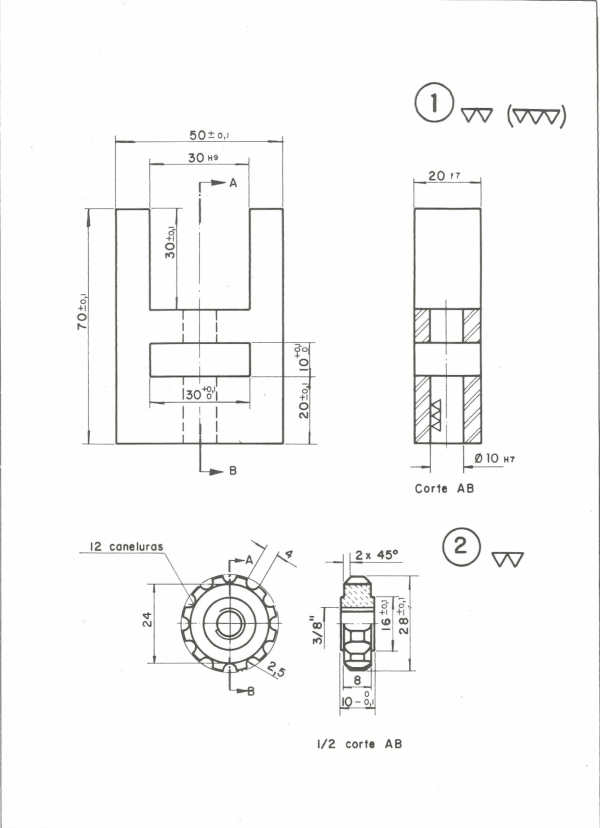
#> input picture real_images/scanA.png, 600 x 828 px
$ python test_augment.py
#> lines starting #> are read from the running program, lines starting #| are printed output that depends on the picture
### finetune/__init__.py
# [파일 설명]
# 이 폴더(finetune)를 파이썬 패키지로 인식하게 해주는 초기화 파일입니다.
# augment.py와 거의 동일하게 TIA 이미지 변형(왜곡, 늘리기, 원근법) 기능이 포함되어 있어,
# 다른 스크립트(예: test_augment.py)에서 해당 함수들을 쉽게 불러와(import) 사용할 수 있게 해줍니다.

import sys
from pathlib import Path

import numpy as np

sys.path.insert(0, str(Path(__file__).resolve().parent))
from warp_mls import WarpMLS


def tia_distort(src, segment=4):
    img_h, img_w = src.shape[:2]

    cut = img_w // segment
    thresh = cut // 3

    src_pts = list()
    dst_pts = list()

    src_pts.append([0, 0])
    src_pts.append([img_w, 0])
    src_pts.append([img_w, img_h])
    src_pts.append([0, img_h])

    dst_pts.append([np.random.randint(thresh), np.random.randint(thresh)])
    dst_pts.append([img_w - np.random.randint(thresh), np.random.randint(thresh)])
    dst_pts.append(
        [img_w - np.random.randint(thresh), img_h - np.random.randint(thresh)]
    )
    dst_pts.append([np.random.randint(thresh), img_h - np.random.randint(thresh)])

    half_thresh = thresh * 0.5

    for cut_idx in np.arange(1, segment, 1):
        src_pts.append([cut * cut_idx, 0])
        src_pts.append([cut * cut_idx, img_h])
        dst_pts.append(
            [
                cut * cut_idx + np.random.randint(thresh) - half_thresh,
                np.random.randint(thresh) - half_thresh,
            ]
        )
        dst_pts.append(
            [
                cut * cut_idx + np.random.randint(thresh) - half_thresh,
                img_h + np.random.randint(thresh) - half_thresh,
            ]
        )

    trans = WarpMLS(src, src_pts, dst_pts, img_w, img_h)
    dst = trans.generate()

    return dst


def tia_stretch(src, segment=4):
    img_h, img_w = src.shape[:2]

    cut = img_w // segment
    thresh = cut * 4 // 5

    src_pts = list()
    dst_pts = list()

    src_pts.append([0, 0])
    src_pts.append([img_w, 0])
    src_pts.append([img_w, img_h])
    src_pts.append([0, img_h])

    dst_pts.append([0, 0])
    dst_pts.append([img_w, 0])
    dst_pts.append([img_w, img_h])
    dst_pts.append([0, img_h])

    half_thresh = thresh * 0.5

    for cut_idx in np.arange(1, segment, 1):
        move = np.random.randint(thresh) - half_thresh
        src_pts.append([cut * cut_idx, 0])
        src_pts.append([cut * cut_idx, img_h])
        dst_pts.append([cut * cut_idx + move, 0])
        dst_pts.append([cut * cut_idx + move, img_h])

    trans = WarpMLS(src, src_pts, dst_pts, img_w, img_h)
    dst = trans.generate()

    return dst


def tia_perspective(src):
    img_h, img_w = src.shape[:2]

    thresh = img_h // 2

    src_pts = list()
    dst_pts = list()

    src_pts.append([0, 0])
    src_pts.append([img_w, 0])
    src_pts.append([img_w, img_h])
    src_pts.append([0, img_h])

    dst_pts.append([0, np.random.randint(thresh)])
    dst_pts.append([img_w, np.random.randint(thresh)])
    dst_pts.append([img_w, img_h - np.random.randint(thresh)])
    dst_pts.append([0, img_h - np.random.randint(thresh)])

    trans = WarpMLS(src, src_pts, dst_pts, img_w, img_h)
    dst = trans.generate()

    return dst

### finetune/warp_mls.py
# [파일 설명]
# augment.py에서 이미지를 변형할 때 바탕이 되는 수학 알고리즘인 이동
# 최소 제곱법(MLS: Moving Least Squares)이
# 구현된 파일로, 이미지가 깨지지 않고 부드럽게 변형되도록 픽셀을 계산하는 역할을 합니다.

# copyright (c) 2020 PaddlePaddle Authors. All Rights Reserve.
#
# Licensed under the Apache License, Version 2.0 (the "License");
# you may not use this file except in compliance with the License.
# You may obtain a copy of the License at
#
#    http://www.apache.org/licenses/LICENSE-2.0
#
# Unless required by applicable law or agreed to in writing, software
# distributed under the License is distributed on an "AS IS" BASIS,
# WITHOUT WARRANTIES OR CONDITIONS OF ANY KIND, either express or implied.
# See the License for the specific language governing permissions and
# limitations under the License.
"""
This code is refer from:
https://github.com/RubanSeven/Text-Image-Augmentation-python/blob/master/warp_mls.py
"""

import numpy as np


class WarpMLS:
    def __init__(self, src, src_pts, dst_pts, dst_w, dst_h, trans_ratio=1.0):
        self.src = src
        self.src_pts = src_pts
        self.dst_pts = dst_pts
        self.pt_count = len(self.dst_pts)
        self.dst_w = dst_w
        self.dst_h = dst_h
        self.trans_ratio = trans_ratio
        self.grid_size = 100
        self.rdx = np.zeros((self.dst_h, self.dst_w))
        self.rdy = np.zeros((self.dst_h, self.dst_w))

    @staticmethod
    def __bilinear_interp(x, y, v11, v12, v21, v22):
        return (v11 * (1 - y) + v12 * y) * (1 - x) + (v21 * (1 - y) + v22 * y) * x

    def generate(self):
        self.calc_delta()
        return self.gen_img()

    def calc_delta(self):
        w = np.zeros(self.pt_count, dtype=np.float32)

        if self.pt_count < 2:
            return

        i = 0
        while 1:
            if self.dst_w <= i < self.dst_w + self.grid_size - 1:
                i = self.dst_w - 1
            elif i >= self.dst_w:
                break

            j = 0
            while 1:
                if self.dst_h <= j < self.dst_h + self.grid_size - 1:
                    j = self.dst_h - 1
                elif j >= self.dst_h:
                    break

                sw = 0
                swp = np.zeros(2, dtype=np.float32)
                swq = np.zeros(2, dtype=np.float32)
                new_pt = np.zeros(2, dtype=np.float32)
                cur_pt = np.array([i, j], dtype=np.float32)

                k = 0
                for k in range(self.pt_count):
                    if i == self.dst_pts[k][0] and j == self.dst_pts[k][1]:
                        break

                    w[k] = 1.0 / (
                        (i - self.dst_pts[k][0]) * (i - self.dst_pts[k][0])
                        + (j - self.dst_pts[k][1]) * (j - self.dst_pts[k][1])
                    )

                    sw += w[k]
                    swp = swp + w[k] * np.array(self.dst_pts[k])
                    swq = swq + w[k] * np.array(self.src_pts[k])

                if k == self.pt_count - 1:
                    pstar = 1 / sw * swp
                    qstar = 1 / sw * swq

                    miu_s = 0
                    for k in range(self.pt_count):
                        if i == self.dst_pts[k][0] and j == self.dst_pts[k][1]:
                            continue
                        pt_i = self.dst_pts[k] - pstar
                        miu_s += w[k] * np.sum(pt_i * pt_i)

                    cur_pt -= pstar
                    cur_pt_j = np.array([-cur_pt[1], cur_pt[0]])

                    for k in range(self.pt_count):
                        if i == self.dst_pts[k][0] and j == self.dst_pts[k][1]:
                            continue

                        pt_i = self.dst_pts[k] - pstar
                        pt_j = np.array([-pt_i[1], pt_i[0]])

                        tmp_pt = np.zeros(2, dtype=np.float32)
                        tmp_pt[0] = (
                            np.sum(pt_i * cur_pt) * self.src_pts[k][0]
                            - np.sum(pt_j * cur_pt) * self.src_pts[k][1]
                        )
                        tmp_pt[1] = (
                            -np.sum(pt_i * cur_pt_j) * self.src_pts[k][0]
                            + np.sum(pt_j * cur_pt_j) * self.src_pts[k][1]
                        )
                        tmp_pt *= w[k] / miu_s
                        new_pt += tmp_pt

                    new_pt += qstar
                else:
                    new_pt = self.src_pts[k]

                self.rdx[j, i] = new_pt[0] - i
                self.rdy[j, i] = new_pt[1] - j

                j += self.grid_size
            i += self.grid_size

    def gen_img(self):
        src_h, src_w = self.src.shape[:2]
        dst = np.zeros_like(self.src, dtype=np.float32)

        for i in np.arange(0, self.dst_h, self.grid_size):
            for j in np.arange(0, self.dst_w, self.grid_size):
                ni = i + self.grid_size
                nj = j + self.grid_size
                w = h = self.grid_size
                if ni >= self.dst_h:
                    ni = self.dst_h - 1
                    h = ni - i + 1
                if nj >= self.dst_w:
                    nj = self.dst_w - 1
                    w = nj - j + 1

                di = np.reshape(np.arange(h), (-1, 1))
                dj = np.reshape(np.arange(w), (1, -1))
                delta_x = self.__bilinear_interp(
                    di / h,
                    dj / w,
                    self.rdx[i, j],
                    self.rdx[i, nj],
                    self.rdx[ni, j],
                    self.rdx[ni, nj],
                )
                delta_y = self.__bilinear_interp(
                    di / h,
                    dj / w,
                    self.rdy[i, j],
                    self.rdy[i, nj],
                    self.rdy[ni, j],
                    self.rdy[ni, nj],
                )
                nx = j + dj + delta_x * self.trans_ratio
                ny = i + di + delta_y * self.trans_ratio
                nx = np.clip(nx, 0, src_w - 1)
                ny = np.clip(ny, 0, src_h - 1)
                nxi = np.array(np.floor(nx), dtype=np.int32)
                nyi = np.array(np.floor(ny), dtype=np.int32)
                nxi1 = np.array(np.ceil(nx), dtype=np.int32)
                nyi1 = np.array(np.ceil(ny), dtype=np.int32)

                if len(self.src.shape) == 3:
                    x = np.tile(np.expand_dims(ny - nyi, axis=-1), (1, 1, 3))
                    y = np.tile(np.expand_dims(nx - nxi, axis=-1), (1, 1, 3))
                else:
                    x = ny - nyi
                    y = nx - nxi
                dst[i : i + h, j : j + w] = self.__bilinear_interp(
                    x,
                    y,
                    self.src[nyi, nxi],
                    self.src[nyi, nxi1],
                    self.src[nyi1, nxi],
                    self.src[nyi1, nxi1],
                )

        dst = np.clip(dst, 0, 255)
        dst = np.array(dst, dtype=np.uint8)

        return dst

### finetune/test_augment.py
# [파일 설명]
# augment.py에 구현된 3가지 이미지 변형(왜곡, 늘리기, 원근법) 기능들이 잘 작동하는지
# 눈으로 확인하고 테스트해 보기 위해 샘플 이미지를 변형하여 저장하는 테스트 스크립트입니다.

import cv2
import numpy as np
import os
import argparse
from pathlib import Path
from __init__ import tia_distort, tia_stretch, tia_perspective

SAMPLES_DIR = Path(__file__).resolve().parent / 'samples'
SAMPLES_DIR.mkdir(exist_ok=True)

# 명령어 인자(Argument)를 받을 수 있도록 설정
parser = argparse.ArgumentParser(description="Test TIA Augmentation")
parser.add_argument("--image", type=str,
                    default=str(Path(__file__).resolve().parent.parent
                                / 'data' / 'real' / 'scanA.png'),
                    help="Path to the input image")
args = parser.parse_args()

img_path = args.image

if not os.path.exists(img_path):
    print(f"이미지가 없습니다: {img_path}")
    # 테스트를 위한 더미 이미지 생성 (흰색 바탕에 검은색 텍스트)
    img = np.ones((200, 600, 3), dtype=np.uint8) * 255
    cv2.putText(img, 'Test TIA Augmentation', (50, 100), cv2.FONT_HERSHEY_SIMPLEX, 1.5, (0, 0, 0), 3)
    cv2.imwrite(img_path, img)
else:
    print(f"이미지 불러오기: {img_path}")
    # 한글 경로 대응: cv2.imread는 non-ASCII 경로를 못 읽음
    img = cv2.imdecode(np.fromfile(img_path, np.uint8), cv2.IMREAD_COLOR)
#> img is the input picture: shape (828, 600, 3); mean B, G, R 248.3, 248.5, 248.4

if img is None:
    print("이미지를 불러오는데 실패했습니다.")
else:
    print("1. tia_distort 실행 중...")
    distort_img = tia_distort(img.copy(), segment=4)
#> after the loop in gen_img, `for i in np.arange(0, self.dst_h, self.grid_size):`:
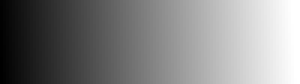
#> nx: shape (28, 100) float64 (shown 3 times larger); min 501.3, max 599, mean 551.2; drawn with min black and max white
#> after the loop in gen_img, `for i in np.arange(0, self.dst_h, self.grid_size):`:
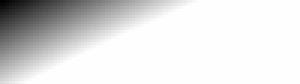
#> ny: shape (28, 100) float64 (shown 3 times larger); min 803.3, max 827, mean 823.9; drawn with min black and max white
#> after the loop in gen_img, `for i in np.arange(0, self.dst_h, self.grid_size):`:
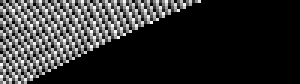
#> x: shape (28, 100, 3) float64 (shown 3 times larger); min 0, max 0.998, mean 0.184
    cv2.imwrite(str(SAMPLES_DIR / "test_distort.png"), distort_img)

    print("2. tia_stretch 실행 중...")
    stretch_img = tia_stretch(img.copy(), segment=4)
#> after the loop in gen_img (call 2), `for i in np.arange(0, self.dst_h, self.grid_size):`:
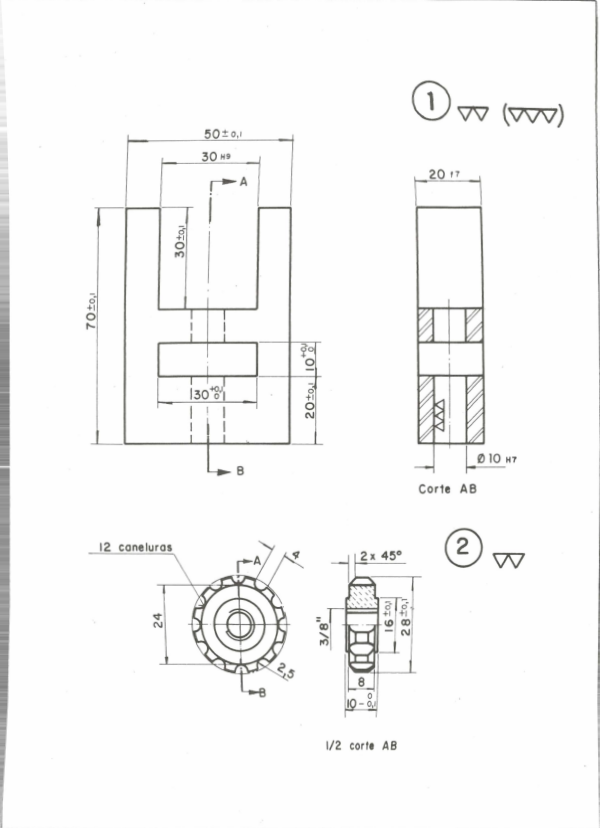
#> dst: shape (828, 600, 3) float32; mean B, G, R 248.7, 248.9, 248.8
#> after the loop in gen_img (call 2), `for i in np.arange(0, self.dst_h, self.grid_size):`:
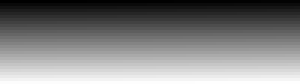
#> ny: shape (28, 100) float64 (shown 3 times larger); min 799.5, max 827, mean 813.3; drawn with min black and max white
#> after the loop in gen_img (call 2), `for i in np.arange(0, self.dst_h, self.grid_size):`:
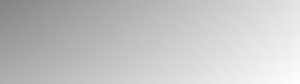
#> x: shape (28, 100, 3) float64 (shown 3 times larger); min 0.52, max 0.993, mean 0.772
    cv2.imwrite(str(SAMPLES_DIR / "test_stretch.png"), stretch_img)

    print("3. tia_perspective 실행 중...")
    perspective_img = tia_perspective(img.copy())
#> after the loop in gen_img (call 3), `for i in np.arange(0, self.dst_h, self.grid_size):`:
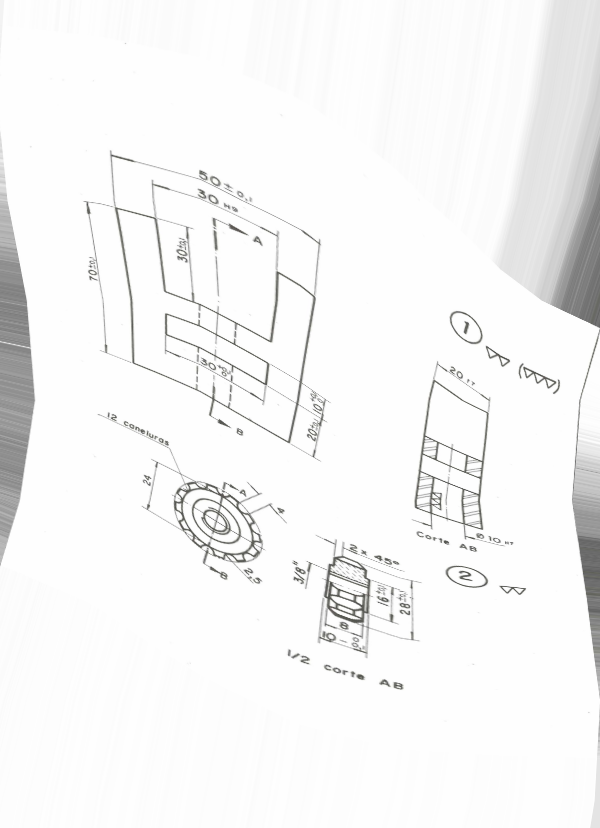
#> dst: shape (828, 600, 3) float32; mean B, G, R 246.7, 246.8, 246.8
#> after the loop in gen_img (call 3), `for i in np.arange(0, self.dst_h, self.grid_size):`: ny: shape (28, 100) float64; every value is 827
#> after the loop in gen_img (call 3), `for i in np.arange(0, self.dst_h, self.grid_size):`: x: shape (28, 100, 3) float64; every value is 0
    cv2.imwrite(str(SAMPLES_DIR / "test_perspective.png"), perspective_img)

    print(f"테스트가 완료되었습니다! 결과 이미지 확인: {SAMPLES_DIR}/")
